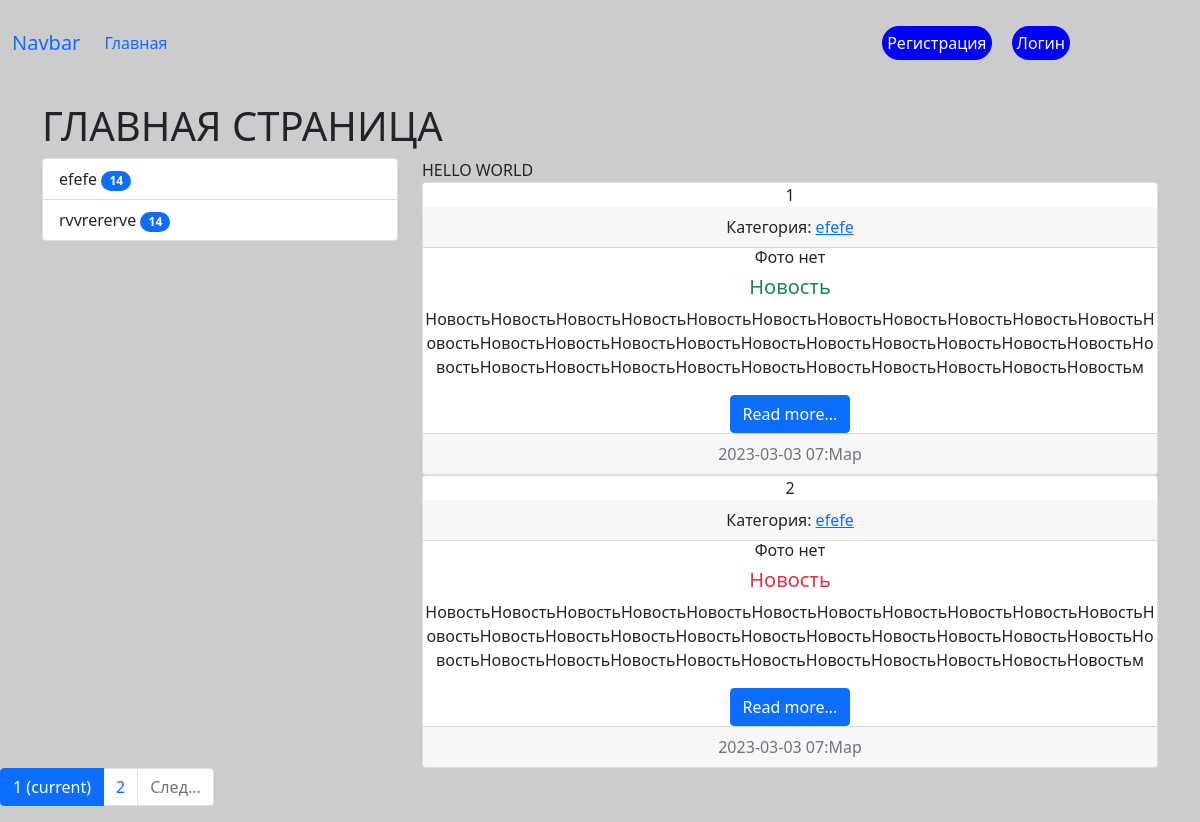
Page /news/ on the committed database.
### News/models.py (models this page shows, shortened)
class Category(models.Model):
    title = models.CharField(max_length=150, db_index=True, verbose_name='Категория')
    def get_absolute_url(self):
        return reverse_lazy('Category', kwargs={'category_id': self.pk})
    class Meta:
        verbose_name='Категория'
        verbose_name_plural='Категории'
        ordering = ['title']

class News(models.Model):
    class Meta:
        verbose_name = 'Новость'
        verbose_name_plural = 'Новости'
        ordering = ['-created_at']
    title = models.CharField(max_length=150, verbose_name='Заголовок')
    content = models.TextField(blank=True, verbose_name='Текст')
    created_at = models.DateTimeField(auto_now_add=True, verbose_name='Время создания')
    updated_at = models.DateTimeField(auto_now=True, verbose_name='Время изменения')
    photo = models.ImageField(blank=True, upload_to='media/%Y/%m/%d', verbose_name='Фото')
    is_published = models.BooleanField(default=True)
    category = models.ForeignKey('Category', on_delete=models.PROTECT, null=True, verbose_name='Категория', blank=True)

### News/views.py (the view)
# urls.py: path('', cache_page(30)(HomeView.as_view()), name='Home'),
class HomeView(ListView, MyMixin):
    model = News
    context_object_name = 'news'
    template_name = 'News/home_news_list.html'
    extra_context = {'title': 'Главная'}
    mixin_group = 'hello world'
    paginate_by = 2
    def get_context_data(self, *, object_list=None, **kwargs):
        context = super().get_context_data(**kwargs)
        context['title'] = self.get_upper('Главная страница')
        context['mixin_group'] = self.get_prop()
        return context
    def get_queryset(self):
        return News.objects.filter(is_published=True).select_related('category')

### News/templatetags/news_tags.py (called while the page is built)
@register.simple_tag(name='get_list_categories')
def get_categories():
    return Category.objects.all()

### News/utils.py (called while the page is built)
    def get_prop(self):
        return self.mixin_group.upper()

    def get_upper(self, s):
        if isinstance(s, str):
            return s.upper()
        else:
            return s.title.upper()

### News/templates/News/home_news_list.html (shortened to what this page needs)
{% extends 'base.html' %}
{% block sidebar %}
{% include 'inc/_sidebar.html' %}
{% endblock %}
{% block content %}
{{ mixin_group }}
    {% for item in news %}
    <div class="card text-center">
        {{ forloop.counter }}
        <div class="card-header">
            Категория: <a href="{{ item.category.get_absolute_url }}"> {{ item.category.title }} </a>
        </div>
        <div class="media">
            <div class="media-photo">
                {% if item.photo %}
                <img src='{{ item.photo.url }}' class='mr-3' width='350' alt='Photo'/>
                {% else %}
                <h6>Фото нет</h6>
                {% endif %}
            </div>
            <div class="media-body">
                <h5 class="card-title {% cycle 'text-success' 'text-danger' 'text-primary' %}">
                    {{ item.title }}
                </h5>
                <p class="card-text">{{ item.content }}</p>
                <a href="#" class="btn btn-primary">Read more...</a>
            </div>
        </div>
        <div class="card-footer text-muted">
            {{ item.created_at|date:'Y-m-d H:M' }}
        </div>
    </div>
    {% endfor %}
{% endblock %}

### templates/base.html (shortened to what this page needs)
<!doctype html>
{% load static %}
{% include 'inc/_nav.html' %}
<html lang="en">
<head>
    <link href="{% static 'bootstrap/css/bootstrap.min.css' %}" rel="stylesheet">
    <link href="{% static 'css/style.css' %}" rel="stylesheet">
</head>
<body>
<div class="container mt-3">
    <h1>{{ title }}</h1>
    <div class="row">
        <div class="col-md-4">
            {% block sidebar %}SIDEBAR{% endblock %}
        </div>
        <div class="col-md-8">
            {% block content %}CONTENT{% endblock %}
        </div>
    </div>
</div>
{% if page_obj.has_other_pages %}
<nav aria-label="Page navigation example">
    <ul class="pagination">
        {% for p in page_obj.paginator.page_range %}
        {% if page_obj.number == p %}
        <li class="page-item active" aria-current="page">
            <a class="page-link" href="?page={{ p }}">{{ p }}<span class="sr-only"> (current) </span></a>
        </li>
        {% elif p > page_obj.number|add:-3 and p < page_obj.number|add:3 %}
        <li class="page-item">
            <a class="page-link" href="?page={{ p }}">{{ p }}</a>
        </li>
        {% endif %}
        {% endfor %}
        {% if page_obj.has_next %}
        <li class="page-item disabled">
            <a class="page-link" href="?page={{ page.obj.next_page_number }}">След...</a>
        </li>
        {% endif %}
    </ul>
</nav>
{% endif %}
</body>
</html>

### templates/inc/_nav.html (shortened to what this page needs)
<nav class="navbar navbar-expand-lg bg-body-tertiary">
    <div class="container-fluid">
        <a class="navbar-brand" href="{% url 'Home' %}">Navbar</a>
        <div class="collapse navbar-collapse" id="navbarNav">
            <ul class="navbar-nav">
                <li class="nav-item">
                    <a class="nav-link active" aria-current="page" href="{% url 'Home' %}">Главная</a>
                </li>
            </ul>
        </div>
    </div>
    {% if request.user.is_authenticated %}
    Привет, {{ user.username }} | <a href="{% url 'Logout' %}">Выйти</a>
    {% else %}
    <span class="navbar-text"><a href="{% url 'reg' %}">Регистрация</a>  <a href="{% url 'Login' %}">Логин</a></span>
    {% endif %}
</nav>

### templates/inc/_sidebar.html
{% load news_tags %}
<div class="list-group">
    {% get_list_categories as categories %}
        {% for cat in categories %}
        <a href="#" class="list-group-item list-group-item-action">
            {{ cat.title }} <span class="badge bg-primary rounded-pill" style="width: 30px">14</span>
        </a>
        {% endfor %}
    </div>

### NewsProject/static/css/style.css (style rules this page uses)
body { background-color: #ccc; }
.navbar-text { display: flex; margin-right: 10%; }
.navbar-text > a { margin: 10px; padding: 5px; color: white; text-decoration: none; background-color: blue; border-radius: 50px; }

### rows in the picture
Category: title "efefe"
Category: title "rvvrererve"
News: category "efefe", photo "Фото нет", title "Новость", content "НовостьНовостьНовостьНовостьНовостьНовостьНовостьНовостьНовостьНовостьНовостьНовостьНовостьНовостьНовостьНовостьНовостьНовостьНовостьНовостьНовостьНовостьНовостьНовостьНовостьНовостьНовостьНовостьНовостьНовостьНовостьНовостьНовостьм", created_at "2023-03-03 07:Мар"
News: category "efefe", photo "Фото нет", title "Новость", content "НовостьНовостьНовостьНовостьНовостьНовостьНовостьНовостьНовостьНовостьНовостьНовостьНовостьНовостьНовостьНовостьНовостьНовостьНовостьНовостьНовостьНовостьНовостьНовостьНовостьНовостьНовостьНовостьНовостьНовостьНовостьНовостьНовостьм", created_at "2023-03-03 07:Мар"

### other values in the picture
{{ title }} "ГЛАВНАЯ СТРАНИЦА"
{{ mixin_group }} "HELLO WORLD"
{{ p }} "1"
{{ p }} "2"
